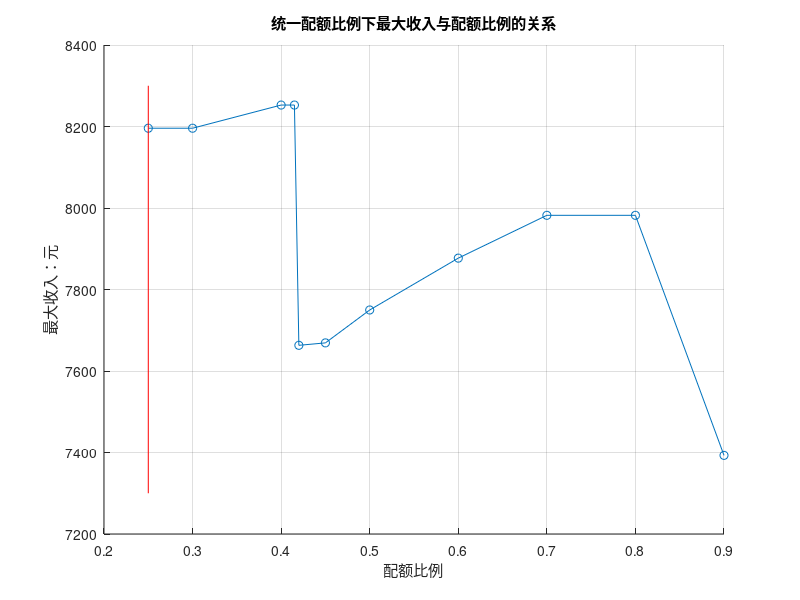

MATLAB code to generate this figure:
% 本来是2024年9月3日完成的实验，在此就将这个实验结果打包写好。

% 在配额比例为0.25的时候，对应的最大收入为8195.7836元
% 在配额比例为0.3的时候，对应的最大收入为8195.7836元
% 在配额比例为0.4的时候，对应的最大收入为8252.6464元
% 在配额比例为0.415的时候，对应的最大收入为8252.6464元
% 在配额比例为0.42的时候，对应的最大收入为7663.0332元
% 在配额比例为0.45的时候，对应的最大收入为7669.0104元
% 在配额比例为0.5的时候，对应的最大收入为7749.7312元
% 在配额比例为0.6的时候，对应的最大收入为7876.9801元
% 在配额比例为0.7的时候，对应的最大收入为7982.0447元
% 在配额比例为0.8的时候，对应的最大收入为7982.0447元
% 在配额比例为0.9的时候，对应的最大收入为7392.9666元

% Data: Quota ratio vs Maximum income
quota_ratios = [0.25, 0.3, 0.4, 0.415, 0.42, 0.45, 0.5, 0.6, 0.7, 0.8, 0.9];
max_incomes = [8195.7836, 8195.7836, 8252.6464, 8252.6464, 7663.0332, 7669.0104, 7749.7312, 7876.9801, 7982.0447, 7982.0447, 7392.9666];

% Plotting the data
figure;
hold on
x = [0.25, 0.25];
y = [7300, 8300];
plot(quota_ratios, max_incomes, '-o');
plot(x,y,  'r-');
hold off
grid on
title('统一配额比例下最大收入与配额比例的关系');
xlabel('\fontname{宋体}配额比例');
ylabel('\fontname{宋体}最大收入：元');


